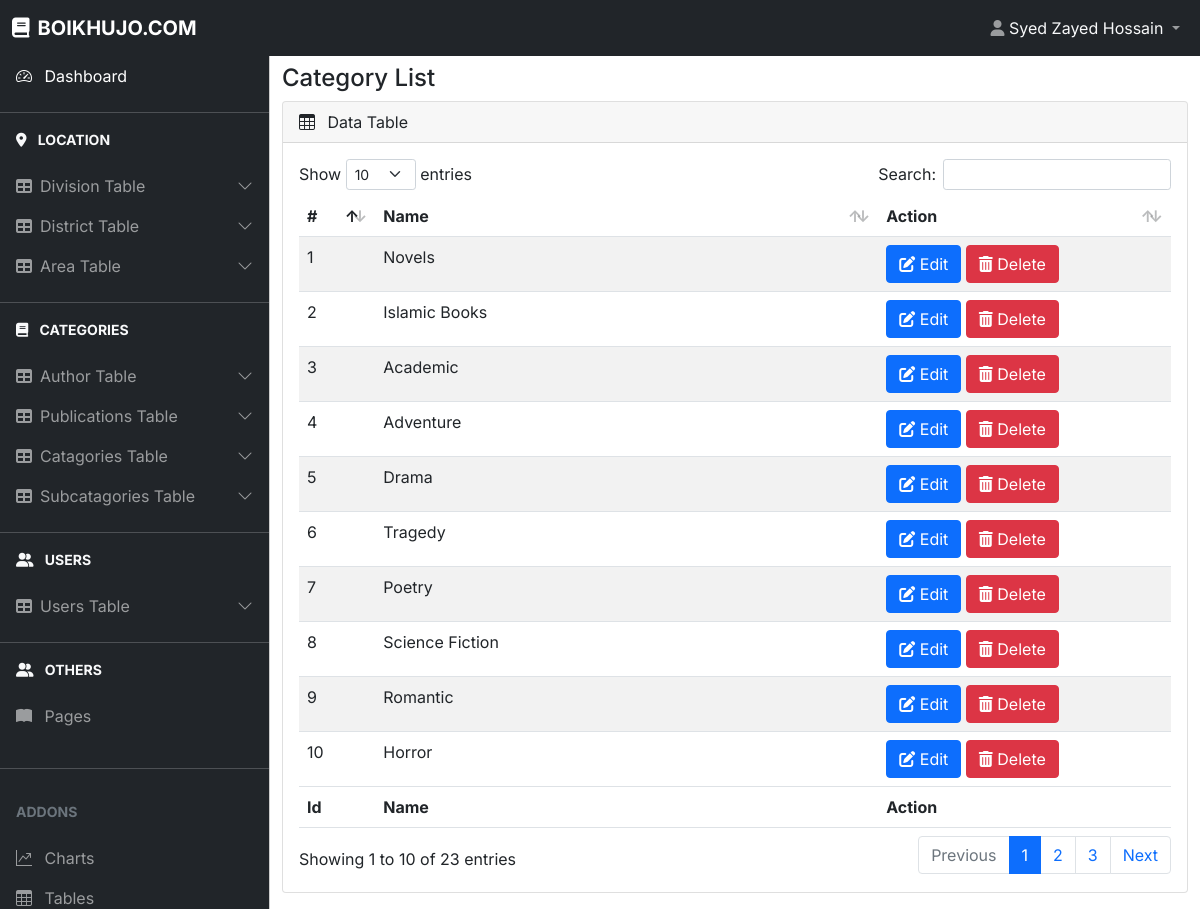
Page /admin/categories-list.php (signed in) on the committed database.
### tables this page shows
CREATE TABLE `categories` (
  `id` int(11) NOT NULL,
  `name` varchar(255) NOT NULL,
  `created` timestamp NOT NULL DEFAULT current_timestamp() ON UPDATE current_timestamp()
);

### admin/categories-list.php (the view, shortened to what this page needs)
<?php
require "partial/header.php";
require "../connection.php";
$query = "SELECT * FROM `categories` WHERE 1";
$result = $conn->query($query);
?>
<main class="mt-5 pt-3">
    <div class="container-fluid">
        <div class="row">
            <div class="col-md-12">
                <h4>Category List</h4>
            </div>
        </div>
        <div class="row">
            <div class="col-md-12 mb-3">
                <div class="card">
                    <div class="card-header">
                        <span><i class="bi bi-table me-2"></i></span> Data Table
                    </div>
                    <div class="card-body">
                        <div class="table-responsive">
                            <table id="example" class="table table-striped data-table" style="width: 100%">
                                <thead>
                                    <tr>
                                        <th>#</th>
                                        <th>Name</th>
                                        <th>Action</th>
                                    </tr>
                                </thead>
                                <tbody>
                                    <?php
                                        while($row = $result->fetch_assoc()){
                                            echo "<tr>";
                                            echo "<td>". $row['id'] . "</td>";
                                            echo "<td>". $row['name'] . "</td>";
                                            echo "<td><button class='btn btn-primary'><i class='fa-solid fa-pen-to-square'></i> Edit</button> <button class='btn btn-danger'> <i class='fa-solid fa-trash-can'></i> Delete</button></td>";
                                        }
                                    ?>
                                </tbody>
                                <tfoot>
                                    <tr>
                                        <th>Id</th>
                                        <th>Name</th>
                                        <th>Action</th>
                                    </tr>
                                </tfoot>
                            </table>
                        </div>
                    </div>
                </div>
            </div>
        </div>
    </div>
</main>
</body>
</html>

### rows in the picture
categories: id "1", name "Novels"
categories: id "2", name "Islamic Books"
categories: id "3", name "Academic"
categories: id "4", name "Adventure"
categories: id "5", name "Drama"
categories: id "6", name "Tragedy"
categories: id "7", name "Poetry"
categories: id "8", name "Science Fiction"
categories: id "9", name "Romantic"
categories: id "10", name "Horror"

### other values in the picture
$_SESSION['full_name'] "Syed Zayed Hossain"
